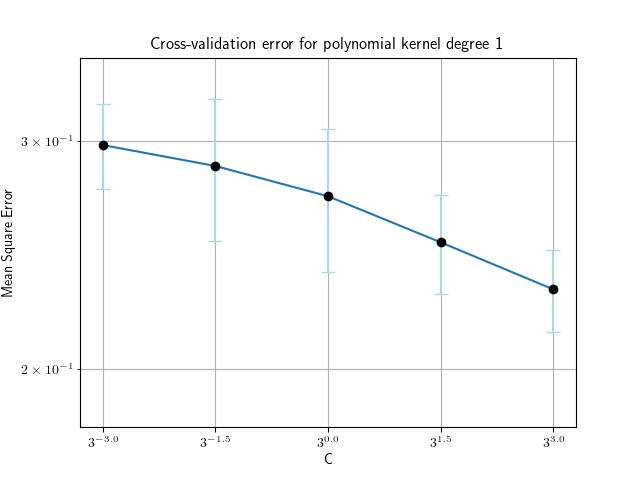
#> input picture plot_question3/degree_1.jpg, 640 x 480 px
$ python merge.py
#> lines starting #> are read from the running program, lines starting #| are printed output that depends on the picture
import numpy as np
import os
from skimage import io

path3 = "./plot_question3"
def merge_q3():
  im1 = io.imread(os.path.join(path3, "degree_1.jpg"))
#> im1 is the input picture: shape (480, 640, 3); mean R, G, B 250.1, 250.5, 250.7
  im2 = io.imread(os.path.join(path3, "degree_2.jpg"))
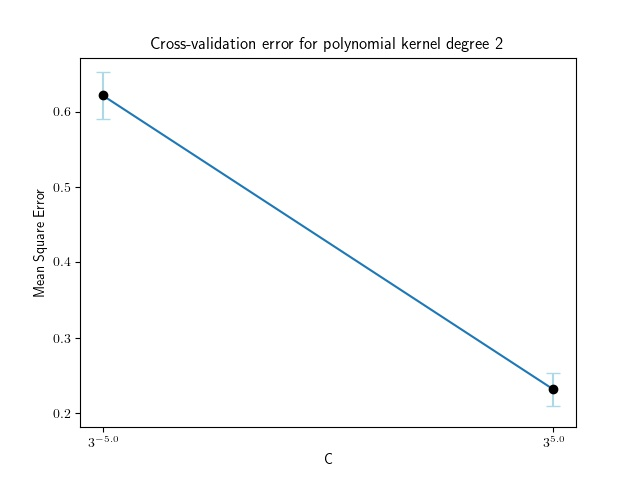
#> input picture plot_question3/degree_2.jpg, 640 x 480 px
#> im2 is the input picture: shape (480, 640, 3); mean R, G, B 251.1, 251.4, 251.6
  im3 = io.imread(os.path.join(path3, "degree_3.jpg"))
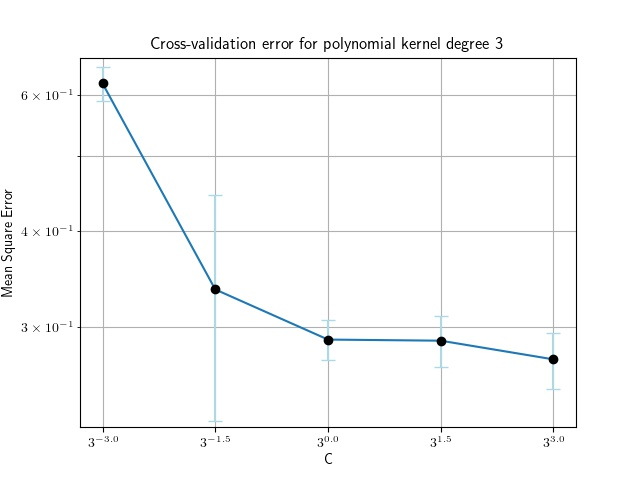
#> input picture plot_question3/degree_3.jpg, 640 x 480 px
#> im3 is the input picture: shape (480, 640, 3); mean R, G, B 249.6, 250.1, 250.3
  im4 = io.imread(os.path.join(path3, "degree_4.jpg"))
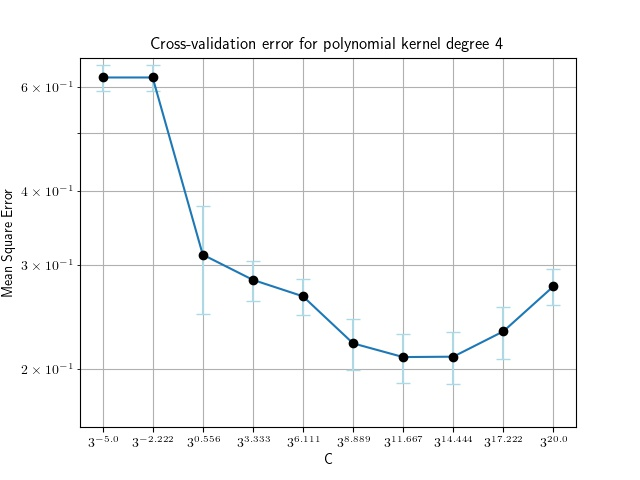
#> input picture plot_question3/degree_4.jpg, 640 x 480 px
#> im4 is the input picture: shape (480, 640, 3); mean R, G, B 248.2, 248.7, 248.9
  im5 = io.imread(os.path.join(path3, "degree_5.jpg"))
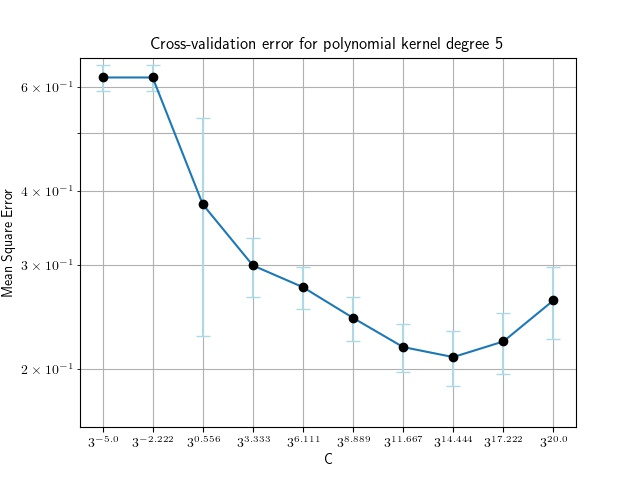
#> input picture plot_question3/degree_5.jpg, 640 x 480 px
#> im5 is the input picture: shape (480, 640, 3); mean R, G, B 248.2, 248.8, 249
  h_im1 = np.concatenate([im1, im2], 1)
  h_im2 = np.concatenate([im3, im4], 1)
  h_im3 = np.concatenate([im5, 255 * np.ones_like(im1)], 1)
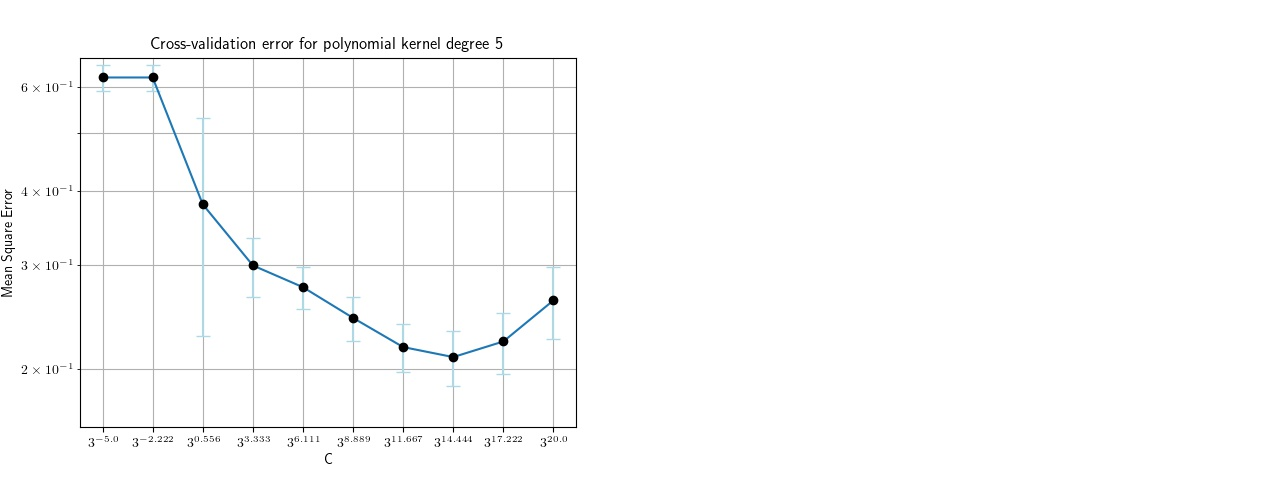
#> h_im3: shape (480, 1280, 3); mean R, G, B 251.6, 251.9, 252
  im = np.concatenate([h_im1, h_im2, h_im3], 0)
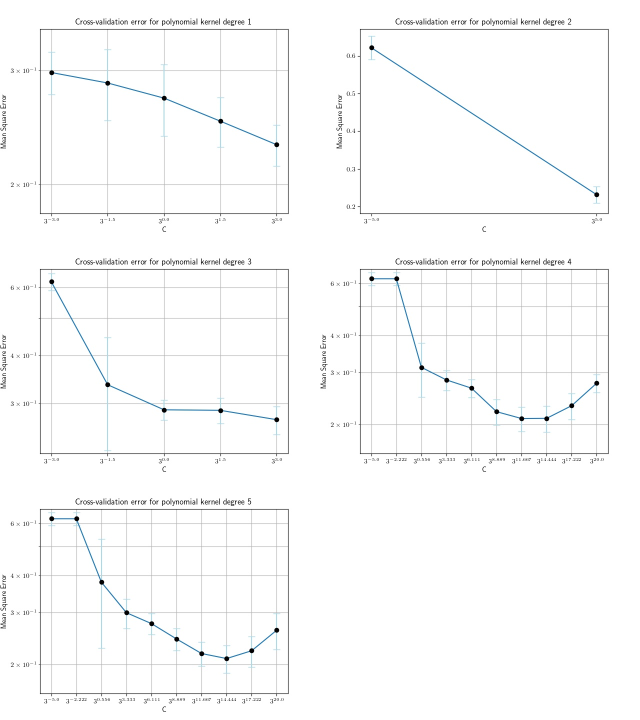
#> im: shape (1440, 1280, 3) (shown at 1/2 size); mean R, G, B 250.4, 250.8, 250.9
  io.imsave(os.path.join(path3, "./degree.jpg"), im)

path4 = "./plot_question4"
path5 =  "./plot_question5"
def merge_q4(path):
#> called with path = './plot_question4'
  im1 = io.imread(os.path.join(path, "train.jpg"))
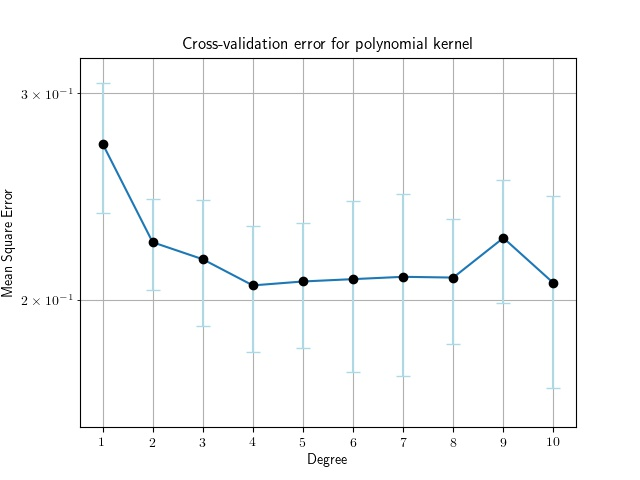
#> input picture plot_question4/train.jpg, 640 x 480 px
#> im1 is the input picture: shape (480, 640, 3); mean R, G, B 249, 249.7, 249.9
#> (the run stopped early here; a loop or call above may not have finished)
